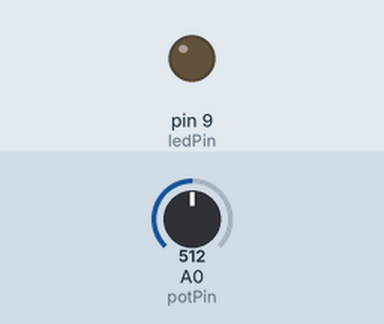
A sketch run on a simulated Arduino Uno, built with avr-gcc and run on an emulated ATmega328P. Shown: output pins drawn as LEDs (lit = HIGH). The inputs (shaded band) are chosen by the test bench; at power-on: A0 (potPin) = 512.

Above: at 1.2 s.
1.3 s: A0 (potPin) set to 716
At 2.5 s:
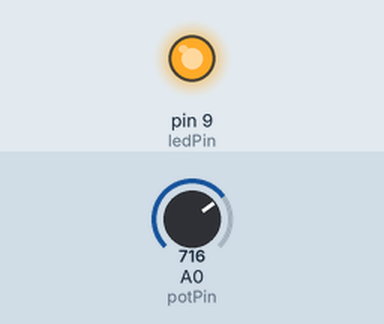
2.8 s: A0 (potPin) set to 511
At 3.9 s:
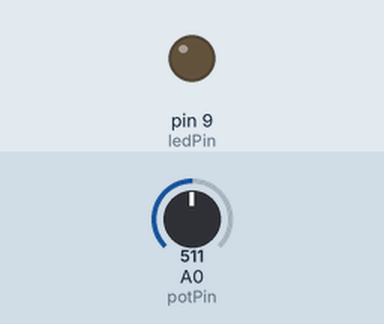
4.3 s: A0 (potPin) set to 530
At 5.1 s:
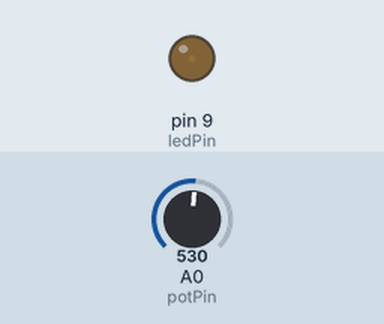
5.8 s: A0 (potPin) set to 632
At 6.2 s:
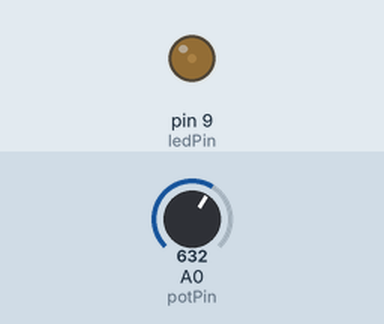
7.3 s: A0 (potPin) set to 656
At 8.5 s:
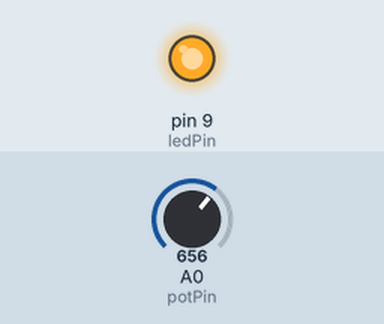
Timing chart, 0 to 9.8 s (numbered marks = the images above; inputs shaded):
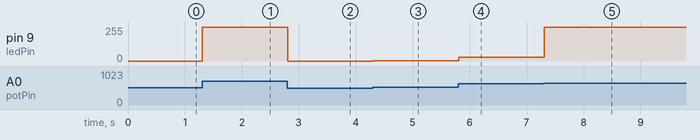

The sketch:

06_potentiometer_pwm_formula.ino
```cpp
const int potPin = A0;
const int ledPin = 9;

void setup() {
  pinMode(ledPin, OUTPUT);
}

void loop() {
  int potValue = analogRead(potPin);
  int brightness = (potValue * 255) / 1023;
  analogWrite(ledPin, brightness);
  delay(10);
}
```

Measured:
- the behaviour switches between 642 and 643 on A0 (potPin) (found by bisection; images 4 and 5)
- after the input at 1.3 s, pin 9 (ledPin): 0/255 → 255/255 at once
- after the input at 2.8 s, pin 9 (ledPin): 255/255 → 0/255 at once
- after the input at 4.3 s, pin 9 (ledPin): 0/255 → 3/255 at once
- after the input at 5.8 s, pin 9 (ledPin): 3/255 → 29/255 at once
- after the input at 7.3 s, pin 9 (ledPin): 29/255 → 255/255 at once
